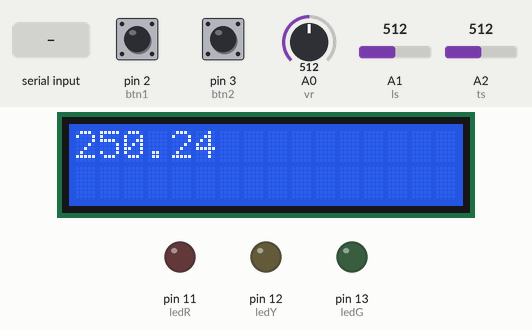
A sketch run on a simulated Arduino Uno, built with avr-gcc and run on an emulated ATmega328P. Parts: 16×2 character LCD, output pins drawn as LEDs (lit = HIGH). The test bench sets the inputs (shaded band); at power-on: pin 2 (btn1) HIGH, pin 3 (btn2) HIGH, A0 (vr) = 512, A1 (ls) = 512, A2 (ts) = 512.

Above: at 1.2 s.
1.3 s: "Mode=/" received over Serial
At 3.7 s:
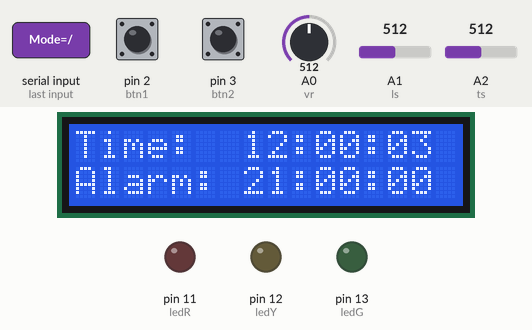
5.4 s: pin 2 (btn1) pulled LOW for 0.15 s
At 6.6 s:
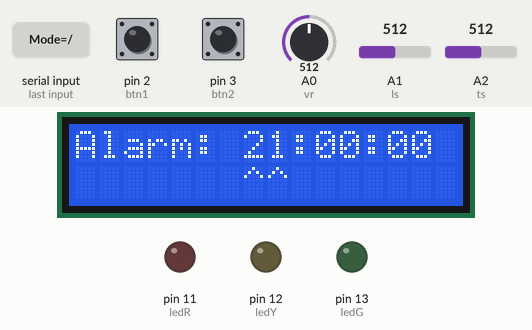
7.0 s: pin 3 (btn2) pulled LOW for 0.15 s
At 7.9 s:
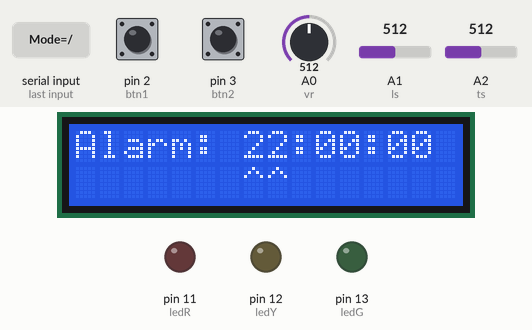
8.6 s: pin 2 (btn1) pulled LOW for 1 s
At 9.3 s:
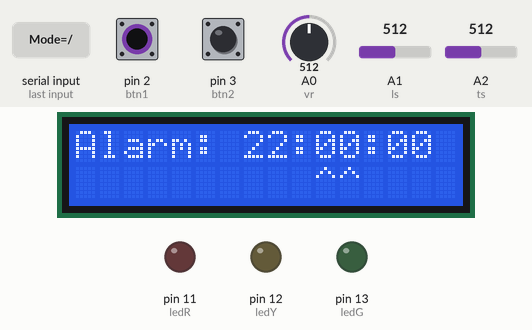
11.1 s: pin 3 (btn2) pulled LOW for 1 s
At 12.2 s:
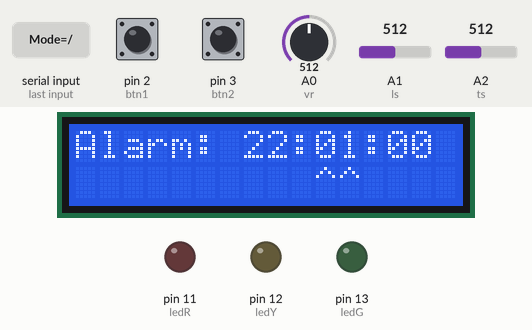
13.6 s: "Alarm=/" received over Serial
At 14.3 s:
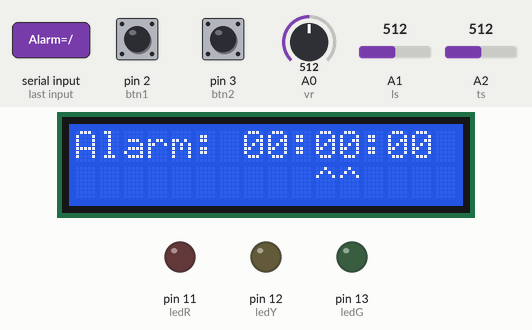
Timing chart, 0 to 16.1 s (numbered marks = the images above; inputs shaded):
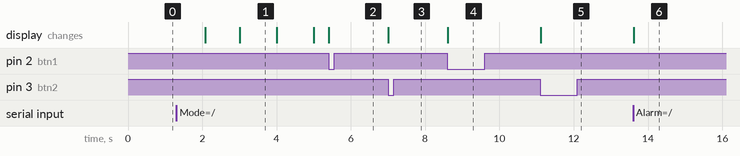

Measured:
- after the input at 1.3 s, the display: first changes after 0.78 s (image 1 shows a later state)
- after the input at 5.4 s, the display: changes at once (image 2)
- after the input at 7.0 s, the display: changes at once (image 3)
- after the input at 8.6 s, the display: changes at once (image 4)
- after the input at 11.1 s, the display: changes at once (image 5)
- after the input at 13.6 s, the display: changes at once (image 6)
- what the display in image 1 shows lasts 1.0 s, from 3.0 s to 4.0 s

The sketch:

sketch.ino
```cpp
#include <LiquidCrystal.h>

#define ledR 11
#define ledY 12
#define ledG 13

#define btn1 2
#define btn2 3

#define vr A0
#define ls A1
#define ts A2

struct Time {
    unsigned long hour;
    unsigned long minute;
    unsigned long second;
    char str[9];

    Time(unsigned long time) {
        hour = time / 3600 % 24;
        minute = time / 60 % 60;
        second = time % 60;
        sprintf(str, "%02lu:%02lu:%02lu", hour, minute, second);
    }

    Time(unsigned long h, unsigned long m, unsigned long s) {
        hour = h;
        minute = m;
        second = s;
        sprintf(str, "%02lu:%02lu:%02lu", hour, minute, second);
    }

    bool operator==(Time other) {
        return hour == other.hour && minute == other.minute && second == other.second;
    }

    // static int diff(Time t1, Time t2) {
    //     return (t2.hour-t1.hour) * 3600 + (t2.minute-t1.minute) * 60 + (t2.second-t1.second);
    // }
};

enum Mode {
    MODE_NORMAL,
    MODE_SET_HOUR,
    MODE_SET_MINUTE,
    MODE_SET_SECOND,
    MODE_ROll_NUMBER,
    MODE_ANALOG_INPUT,
    MODE_TEMPERATURE_SENSOR,
    MODE_COUNT
};

LiquidCrystal lcd = LiquidCrystal(9, 8, 7, 6, 5, 4);

Time now = Time(0);
Time alm = Time(0);

const int alpha = 50;

unsigned long time_offset = 12*3600L + 0*60 + 0;
unsigned long alarm = 21*3600L + 0*60 + 0;

int mode = MODE_TEMPERATURE_SENSOR;

int btn1_last_state = 1;
int btn2_last_state = 1;
int vr_last_state;
int ls_last_state;
int ts_last_state;

void input() {
    int btn1_state = digitalRead(btn1);
    int btn2_state = digitalRead(btn2);

    if (btn1_last_state == 1 && btn1_state == 0) {
        mode = (mode + 1) % MODE_COUNT;
    }

    if (btn2_last_state == 1 && btn2_state == 0) {
        switch (mode) {
            case MODE_SET_HOUR:
                alarm += 3600;
                break;
            case MODE_SET_MINUTE:
                alarm += 60;
                break;
            case MODE_SET_SECOND:
                alarm += 1;
                break;
        }
    }

    if (Serial.available()) {
        String command = Serial.readStringUntil('/');
        if (command.startsWith("Mode=")) {
            mode = command.substring(5, command.length()).toInt() % MODE_COUNT;
        }
        if (command.startsWith("Time=")) {
            unsigned long h = (unsigned long)command.substring(5, 7).toInt();
            unsigned long m = (unsigned long)command.substring(8, 10).toInt();
            unsigned long s = (unsigned long)command.substring(11, 13).toInt();
            // time_offset += Time::diff(Time(millis()/1000+time_offset), Time(h, m, s));
        }
        if (command.startsWith("Alarm=")) {
            unsigned long h = (unsigned long)command.substring(6, 8).toInt();
            unsigned long m = (unsigned long)command.substring(9, 11).toInt();
            unsigned long s = (unsigned long)command.substring(12, 14).toInt();
            alarm = h*3600 + m*60 + s;
        }
    }

    btn1_last_state = btn1_state;
    btn2_last_state = btn2_state;
    vr_last_state = analogRead(vr);
    ls_last_state = analogRead(ls);
    ts_last_state = analogRead(ts);
}

void output() {
    switch (mode) {
        case MODE_NORMAL:
            lcd.setCursor(0, 0);
            lcd.print("Time:  ");
            lcd.print(now.str);
            lcd.setCursor(0, 1);
            lcd.print("Alarm: ");
            lcd.print(alm.str);
            break;
        case MODE_SET_HOUR:
            lcd.setCursor(0, 0);
            lcd.print("Alarm: ");
            lcd.print(alm.str);
            lcd.setCursor(0, 1);
            lcd.print("       ^^       ");
            break;
        case MODE_SET_MINUTE:
            lcd.setCursor(0, 0);
            lcd.print("Alarm: ");
            lcd.print(alm.str);
            lcd.setCursor(0, 1);
            lcd.print("          ^^    ");
            break;
        case MODE_SET_SECOND:
            lcd.setCursor(0, 0);
            lcd.print("Alarm: ");
            lcd.print(alm.str);
            lcd.setCursor(0, 1);
            lcd.print("             ^^ ");
            break;
        case MODE_ROll_NUMBER:
            lcd.setCursor(0, 0);
            lcd.print("Nguyen Duc Manh");
            lcd.setCursor(0, 1);
            lcd.print("    HE163620    ");
            break;
        case MODE_ANALOG_INPUT:
            lcd.setCursor(0, 0);
            lcd.print("ADC0: ");
            lcd.print(vr_last_state);
            lcd.print("      ");
            lcd.setCursor(0, 1);
            lcd.print("ADC1: ");
            lcd.print(ls_last_state);
            lcd.print("      ");
            // Serial.print(vr_last_state);
            // Serial.print(" ");
            // Serial.println(ls_last_state);
            if (ls_last_state < vr_last_state-alpha) {
                digitalWrite(ledR, 1);
            }
            if (ls_last_state > vr_last_state+alpha) {
                digitalWrite(ledR, 0);
            }
            break;
        case MODE_TEMPERATURE_SENSOR:
            double temperature = ts_last_state * 5.0 / 1023 * 100;
            lcd.setCursor(0, 0);
            lcd.print(temperature);
            lcd.print("            ");
            lcd.setCursor(0, 1);
            lcd.print("                ");
            delay(1000);
            break;
    }
}

void blink() {
    for (int i=0; i<10; ++i) {
        // turn on led
        digitalWrite(ledR, 1);
        digitalWrite(ledY, 1);
        digitalWrite(ledG, 1);
        // turn on display
        lcd.setCursor(0, 0);
        lcd.print("Time:  ");
        lcd.print(now.str);
        lcd.setCursor(0, 1);
        lcd.print("Alarm: ");
        lcd.print(alm.str);
        delay(500);
        // turn off led
        digitalWrite(ledR, 0);
        digitalWrite(ledY, 0);
        digitalWrite(ledG, 0);
        // clear display
        lcd.clear();
        delay(500);
    }
}

void setup() {
    pinMode(ledR, OUTPUT);
    pinMode(ledY, OUTPUT);
    pinMode(ledG, OUTPUT);

    pinMode(btn1, INPUT_PULLUP);
    pinMode(btn2, INPUT_PULLUP);

    lcd.begin(16, 2);

    Serial.begin(9600);
}

void loop() {
    input();
    now = Time(millis() / 1000 + time_offset);
    alm = Time(alarm);
    output();
    if (alm == now) {
        blink();
    }
}
```
